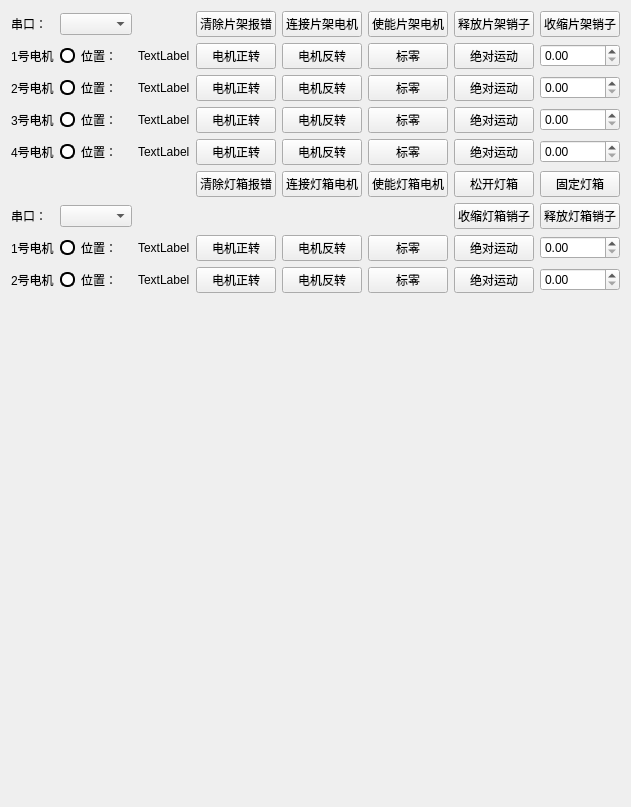
      <widget class="QWidget" name="tab_9">
       <attribute name="title">
        <string>工装系统</string>
       </attribute>
       <layout class="QGridLayout" name="gridLayout_51">
        <item row="0" column="0">
         <layout class="QGridLayout" name="gridLayout_30">
          <item row="0" column="0">
           <widget class="QLabel" name="label_98">
            <property name="text">
             <string>串口：</string>
            </property>
           </widget>
          </item>
          <item row="0" column="1" colspan="2">
           <widget class="QComboBox" name="comboBoxPortPJ"/>
          </item>
          <item row="0" column="4">
           <widget class="QPushButton" name="btn_ClearPianjiaAlarm">
            <property name="text">
             <string>清除片架报错</string>
            </property>
           </widget>
          </item>
          <item row="0" column="5">
           <widget class="QPushButton" name="btn_PianjiaConnect">
            <property name="text">
             <string>连接片架电机</string>
            </property>
           </widget>
          </item>
          <item row="0" column="6">
           <widget class="QPushButton" name="btn_EnablePianjia">
            <property name="text">
             <string>使能片架电机</string>
            </property>
           </widget>
          </item>
          <item row="0" column="7">
           <widget class="QPushButton" name="btn_IOForward">
            <property name="text">
             <string>释放片架销子</string>
            </property>
           </widget>
          </item>
          <item row="0" column="8">
           <widget class="QPushButton" name="btn_IOBackward">
            <property name="text">
             <string>收缩片架销子</string>
            </property>
           </widget>
          </item>
          <item row="1" column="0">
           <widget class="QLabel" name="label_67">
            <property name="text">
             <string>1号电机</string>
            </property>
           </widget>
          </item>
          <item row="1" column="1">
           <widget class="QLabel" name="lblAxisStatusColorPj1">
            <property name="sizePolicy">
             <sizepolicy hsizetype="Minimum" vsizetype="Minimum">
              <horstretch>0</horstretch>
              <verstretch>0</verstretch>
             </sizepolicy>
            </property>
            <property name="minimumSize">
             <size>
              <width>15</width>
              <height>15</height>
             </size>
            </property>
            <property name="maximumSize">
             <size>
              <width>15</width>
              <height>15</height>
             </size>
            </property>
            <property name="styleSheet">
             <string notr="true">border-radius: 7px;
border: 2px solid black;
background-color: white;</string>
            </property>
            <property name="text">
             <string/>
            </property>
           </widget>
          </item>
          <item row="1" column="2">
           <widget class="QLabel" name="label_68">
            <property name="text">
             <string>位置：</string>
            </property>
           </widget>
          </item>
          <item row="1" column="3">
           <widget class="QLabel" name="label_69">
            <property name="text">
             <string>TextLabel</string>
            </property>
           </widget>
          </item>
          <item row="1" column="4">
           <widget class="QPushButton" name="btn_zhengzhuan_1">
            <property name="text">
             <string>电机正转</string>
            </property>
           </widget>
          </item>
          <item row="1" column="5">
           <widget class="QPushButton" name="btn_fanzhuan_1">
            <property name="text">
             <string>电机反转</string>
            </property>
           </widget>
          </item>
          <item row="1" column="6">
           <widget class="QPushButton" name="btn_PianjiaZero1">
            <property name="text">
             <string>标零</string>
            </property>
           </widget>
          </item>
          <item row="1" column="7">
           <widget class="QPushButton" name="btn_PianjiaAbsmove_1">
            <property name="text">
             <string>绝对运动</string>
            </property>
           </widget>
          </item>
          <item row="1" column="8">
           <widget class="QDoubleSpinBox" name="doubleSpinBox"/>
          </item>
          <item row="2" column="0">
           <widget class="QLabel" name="label_70">
            <property name="text">
             <string>2号电机</string>
            </property>
           </widget>
          </item>
          <item row="2" column="1">
           <widget class="QLabel" name="lblAxisStatusColorPj2">
            <property name="sizePolicy">
             <sizepolicy hsizetype="Minimum" vsizetype="Minimum">
              <horstretch>0</horstretch>
              <verstretch>0</verstretch>
             </sizepolicy>
            </property>
            <property name="minimumSize">
             <size>
              <width>15</width>
              <height>15</height>
             </size>
            </property>
            <property name="maximumSize">
             <size>
              <width>15</width>
              <height>15</height>
             </size>
            </property>
            <property name="styleSheet">
             <string notr="true">border-radius: 7px;
border: 2px solid black;
background-color: white;</string>
            </property>
            <property name="text">
             <string/>
            </property>
           </widget>
          </item>
          <item row="2" column="2">
           <widget class="QLabel" name="label_75">
            <property name="text">
             <string>位置：</string>
            </property>
           </widget>
          </item>
          <item row="2" column="3">
           <widget class="QLabel" name="label_78">
            <property name="text">
             <string>TextLabel</string>
            </property>
           </widget>
          </item>
          <item row="2" column="4">
           <widget class="QPushButton" name="btn_zhengzhuan_2">
            <property name="text">
             <string>电机正转</string>
            </property>
           </widget>
          </item>
          <item row="2" column="5">
           <widget class="QPushButton" name="btn_fanzhuan_2">
            <property name="text">
             <string>电机反转</string>
            </property>
           </widget>
          </item>
          <item row="2" column="6">
           <widget class="QPushButton" name="btn_PianjiaZero2">
            <property name="text">
             <string>标零</string>
            </property>
           </widget>
          </item>
          <item row="2" column="7">
           <widget class="QPushButton" name="btn_PianjiaAbsmove_2">
            <property name="text">
             <string>绝对运动</string>
            </property>
           </widget>
          </item>
          <item row="2" column="8">
           <widget class="QDoubleSpinBox" name="doubleSpinBox_2"/>
          </item>
          <item row="3" column="0">
           <widget class="QLabel" name="label_71">
            <property name="text">
             <string>3号电机</string>
            </property>
           </widget>
          </item>
          <item row="3" column="1">
           <widget class="QLabel" name="lblAxisStatusColorPj3">
            <property name="sizePolicy">
             <sizepolicy hsizetype="Minimum" vsizetype="Minimum">
              <horstretch>0</horstretch>
              <verstretch>0</verstretch>
             </sizepolicy>
            </property>
            <property name="minimumSize">
             <size>
              <width>15</width>
              <height>15</height>
             </size>
            </property>
            <property name="maximumSize">
             <size>
              <width>15</width>
              <height>15</height>
             </size>
            </property>
            <property name="styleSheet">
             <string notr="true">border-radius: 7px;
border: 2px solid black;
background-color: white;</string>
            </property>
            <property name="text">
             <string/>
            </property>
           </widget>
          </item>
          <item row="3" column="2">
           <widget class="QLabel" name="label_76">
            <property name="text">
             <string>位置：</string>
            </property>
           </widget>
          </item>
          <item row="3" column="3">
           <widget class="QLabel" name="label_81">
            <property name="text">
             <string>TextLabel</string>
            </property>
           </widget>
          </item>
          <item row="3" column="4">
           <widget class="QPushButton" name="btn_zhengzhuan_3">
            <property name="text">
             <string>电机正转</string>
            </property>
           </widget>
          </item>
          <item row="3" column="5">
           <widget class="QPushButton" name="btn_fanzhuan_3">
            <property name="text">
             <string>电机反转</string>
            </property>
           </widget>
          </item>
          <item row="3" column="6">
           <widget class="QPushButton" name="btn_PianjiaZero3">
            <property name="text">
             <string>标零</string>
            </property>
           </widget>
          </item>
          <item row="3" column="7">
           <widget class="QPushButton" name="btn_PianjiaAbsmove_3">
            <property name="text">
             <string>绝对运动</string>
            </property>
           </widget>
          </item>
          <item row="3" column="8">
           <widget class="QDoubleSpinBox" name="doubleSpinBox_3"/>
          </item>
          <item row="4" column="0">
           <widget class="QLabel" name="label_72">
            <property name="text">
             <string>4号电机</string>
            </property>
           </widget>
          </item>
          <item row="4" column="1">
           <widget class="QLabel" name="lblAxisStatusColorPj4">
            <property name="sizePolicy">
             <sizepolicy hsizetype="Minimum" vsizetype="Minimum">
              <horstretch>0</horstretch>
              <verstretch>0</verstretch>
             </sizepolicy>
            </property>
            <property name="minimumSize">
             <size>
              <width>15</width>
              <height>15</height>
             </size>
            </property>
            <property name="maximumSize">
             <size>
              <width>15</width>
              <height>15</height>
             </size>
            </property>
            <property name="styleSheet">
             <string notr="true">border-radius: 7px;
border: 2px solid black;
background-color: white;</string>
            </property>
            <property name="text">
             <string/>
            </property>
           </widget>
          </item>
          <item row="4" column="2">
           <widget class="QLabel" name="label_77">
            <property name="text">
             <string>位置：</string>
            </property>
           </widget>
          </item>
          <item row="4" column="3">
           <widget class="QLabel" name="label_82">
            <property name="text">
             <string>TextLabel</string>
            </property>
           </widget>
          </item>
          <item row="4" column="4">
           <widget class="QPushButton" name="btn_zhengzhuan_4">
            <property name="text">
             <string>电机正转</string>
            </property>
           </widget>
          </item>
          <item row="4" column="5">
           <widget class="QPushButton" name="btn_fanzhuan_4">
            <property name="text">
             <string>电机反转</string>
            </property>
           </widget>
          </item>
          <item row="4" column="6">
           <widget class="QPushButton" name="btn_PianjiaZero4">
            <property name="text">
             <string>标零</string>
            </property>
           </widget>
          </item>
          <item row="4" column="7">
           <widget class="QPushButton" name="btn_PianjiaAbsmove_4">
            <property name="text">
             <string>绝对运动</string>
            </property>
           </widget>
          </item>
          <item row="4" column="8">
           <widget class="QDoubleSpinBox" name="doubleSpinBox_4"/>
          </item>
         </layout>
        </item>
        <item row="1" column="0">
         <layout class="QGridLayout" name="gridLayout_33">
          <item row="0" column="8">
           <widget class="QPushButton" name="btn_LightSongKai">
            <property name="text">
             <string>松开灯箱</string>
            </property>
           </widget>
          </item>
          <item row="0" column="9">
           <widget class="QPushButton" name="btn_LightGuDing">
            <property name="text">
             <string>固定灯箱</string>
            </property>
           </widget>
          </item>
          <item row="1" column="0">
           <widget class="QLabel" name="label_101">
            <property name="text">
             <string>串口：</string>
            </property>
           </widget>
          </item>
          <item row="1" column="8">
           <widget class="QPushButton" name="btn_LightSpeedBackward">
            <property name="text">
             <string>收缩灯箱销子</string>
            </property>
           </widget>
          </item>
          <item row="1" column="9">
           <widget class="QPushButton" name="btn_LightSpeedForward">
            <property name="text">
             <string>释放灯箱销子</string>
            </property>
           </widget>
          </item>
          <item row="2" column="4">
           <widget class="QLabel" name="label_91">
            <property name="text">
             <string>TextLabel</string>
            </property>
           </widget>
          </item>
          <item row="2" column="5">
           <widget class="QPushButton" name="btn_zhengzhuan1">
            <property name="text">
             <string>电机正转</string>
            </property>
           </widget>
          </item>
          <item row="2" column="6">
           <widget class="QPushButton" name="btn_fanzhuan1">
            <property name="text">
             <string>电机反转</string>
            </property>
           </widget>
          </item>
          <item row="2" column="7">
           <widget class="QPushButton" name="btn_LightSet0_1">
            <property name="text">
             <string>标零</string>
            </property>
           </widget>
          </item>
          <item row="2" column="8">
           <widget class="QPushButton" name="btn_LightAbsmove_1">
            <property name="text">
             <string>绝对运动</string>
            </property>
           </widget>
          </item>
          <item row="2" column="9">
           <widget class="QDoubleSpinBox" name="doubleSpinBoxLight_1"/>
          </item>
          <item row="3" column="4">
           <widget class="QLabel" name="label_92">
            <property name="text">
             <string>TextLabel</string>
            </property>
           </widget>
          </item>
          <item row="3" column="5">
           <widget class="QPushButton" name="btn_zhengzhuan2">
            <property name="text">
             <string>电机正转</string>
            </property>
           </widget>
          </item>
          <item row="3" column="6">
           <widget class="QPushButton" name="btn_fanzhuan2">
            <property name="text">
             <string>电机反转</string>
            </property>
           </widget>
          </item>
          <item row="3" column="7">
           <widget class="QPushButton" name="btn_LightSet0_2">
            <property name="text">
             <string>标零</string>
            </property>
           </widget>
          </item>
          <item row="3" column="8">
           <widget class="QPushButton" name="btn_LightAbsmove_2">
            <property name="text">
             <string>绝对运动</string>
            </property>
           </widget>
          </item>
          <item row="3" column="9">
           <widget class="QDoubleSpinBox" name="doubleSpinBoxLight_2"/>
          </item>
          <item row="2" column="0">
           <widget class="QLabel" name="label_73">
            <property name="text">
             <string>1号电机</string>
            </property>
           </widget>
          </item>
          <item row="3" column="0">
           <widget class="QLabel" name="label_74">
            <property name="text">
             <string>2号电机</string>
            </property>
           </widget>
          </item>
          <item row="2" column="1">
           <widget class="QLabel" name="lblAxisStatusColorLight1">
            <property name="sizePolicy">
             <sizepolicy hsizetype="Minimum" vsizetype="Minimum">
              <horstretch>0</horstretch>
              <verstretch>0</verstretch>
             </sizepolicy>
            </property>
            <property name="minimumSize">
             <size>
              <width>15</width>
              <height>15</height>
             </size>
            </property>
            <property name="maximumSize">
             <size>
              <width>15</width>
              <height>15</height>
             </size>
            </property>
            <property name="styleSheet">
             <string notr="true">border-radius: 7px;
border: 2px solid black;
background-color: white;</string>
            </property>
            <property name="text">
             <string/>
            </property>
           </widget>
          </item>
          <item row="3" column="1">
           <widget class="QLabel" name="lblAxisStatusColorLight2">
            <property name="sizePolicy">
             <sizepolicy hsizetype="Minimum" vsizetype="Minimum">
              <horstretch>0</horstretch>
              <verstretch>0</verstretch>
             </sizepolicy>
            </property>
            <property name="minimumSize">
             <size>
              <width>15</width>
              <height>15</height>
             </size>
            </property>
            <property name="maximumSize">
             <size>
              <width>15</width>
              <height>15</height>
             </size>
            </property>
            <property name="styleSheet">
             <string notr="true">border-radius: 7px;
border: 2px solid black;
background-color: white;</string>
            </property>
            <property name="text">
             <string/>
            </property>
           </widget>
          </item>
          <item row="2" column="2">
           <widget class="QLabel" name="label_84">
            <property name="text">
             <string>位置：</string>
            </property>
           </widget>
          </item>
          <item row="3" column="2">
           <widget class="QLabel" name="label_90">
            <property name="text">
             <string>位置：</string>
            </property>
           </widget>
          </item>
          <item row="1" column="1" colspan="2">
           <widget class="QComboBox" name="comboBoxPortLight"/>
          </item>
          <item row="0" column="5">
           <widget class="QPushButton" name="btn_ClearLightAlarm">
            <property name="text">
             <string>清除灯箱报错</string>
            </property>
           </widget>
          </item>
          <item row="0" column="6">
           <widget class="QPushButton" name="btn_LightConnect">
            <property name="text">
             <string>连接灯箱电机</string>
            </property>
           </widget>
          </item>
          <item row="0" column="7">
           <widget class="QPushButton" name="btn_EnableLight">
            <property name="text">
             <string>使能灯箱电机</string>
            </property>
           </widget>
          </item>
         </layout>
        </item>
        <item row="2" column="0">
         <spacer name="verticalSpacer">
          <property name="orientation">
           <enum>Qt::Vertical</enum>
          </property>
          <property name="sizeHint" stdset="0">
           <size>
            <width>20</width>
            <height>503</height>
           </size>
          </property>
         </spacer>
        </item>
       </layout>
      </widget>
